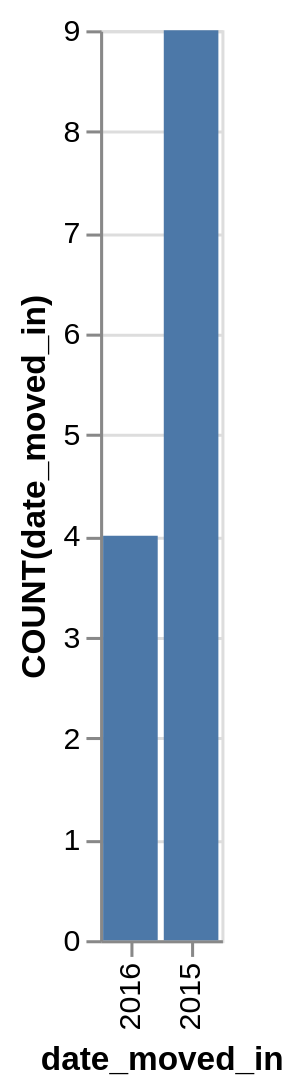

The Vega-Lite source for this figure:
### Vega-Lite specification from a JSON file in a GitHub repository (floating-point values rounded to 4 significant figures)
{"data": {"values": [{"x_data": "2016", "y_data": 4}, {"x_data": "2015", "y_data": 9}]}, "mark": "bar", "encoding": {"x": {"field": "x_data", "type": "nominal", "title": "date_moved_in", "sort": {"op": "sum", "field": "y_data", "order": "ascending"}}, "y": {"field": "y_data", "type": "quantitative", "title": "COUNT(date_moved_in)"}}}
